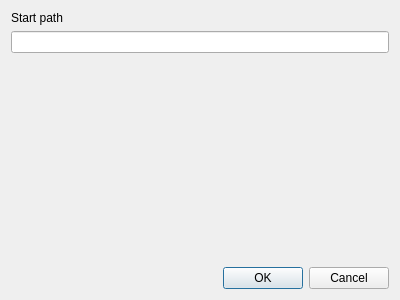
<?xml version="1.0" encoding="UTF-8"?>
<ui version="4.0">
 <class>SettingsDialog</class>
 <widget class="QDialog" name="SettingsDialog">
  <property name="geometry">
   <rect>
    <x>0</x>
    <y>0</y>
    <width>400</width>
    <height>300</height>
   </rect>
  </property>
  <property name="windowTitle">
   <string>Dialog</string>
  </property>
  <layout class="QVBoxLayout" name="verticalLayout">
   <item>
    <widget class="QLabel" name="label_startPath">
     <property name="text">
      <string>Start path</string>
     </property>
    </widget>
   </item>
   <item>
    <widget class="QLineEdit" name="lineEdit_startPath"/>
   </item>
   <item>
    <spacer name="verticalSpacer">
     <property name="orientation">
      <enum>Qt::Vertical</enum>
     </property>
     <property name="sizeHint" stdset="0">
      <size>
       <width>20</width>
       <height>40</height>
      </size>
     </property>
    </spacer>
   </item>
   <item>
    <widget class="QDialogButtonBox" name="buttonBox">
     <property name="orientation">
      <enum>Qt::Horizontal</enum>
     </property>
     <property name="standardButtons">
      <set>QDialogButtonBox::Cancel|QDialogButtonBox::Ok</set>
     </property>
    </widget>
   </item>
  </layout>
 </widget>
 <resources/>
 <connections>
  <connection>
   <sender>buttonBox</sender>
   <signal>accepted()</signal>
   <receiver>SettingsDialog</receiver>
   <slot>accept()</slot>
   <hints>
    <hint type="sourcelabel">
     <x>248</x>
     <y>254</y>
    </hint>
    <hint type="destinationlabel">
     <x>157</x>
     <y>274</y>
    </hint>
   </hints>
  </connection>
  <connection>
   <sender>buttonBox</sender>
   <signal>rejected()</signal>
   <receiver>SettingsDialog</receiver>
   <slot>reject()</slot>
   <hints>
    <hint type="sourcelabel">
     <x>316</x>
     <y>260</y>
    </hint>
    <hint type="destinationlabel">
     <x>286</x>
     <y>274</y>
    </hint>
   </hints>
  </connection>
 </connections>
</ui>
